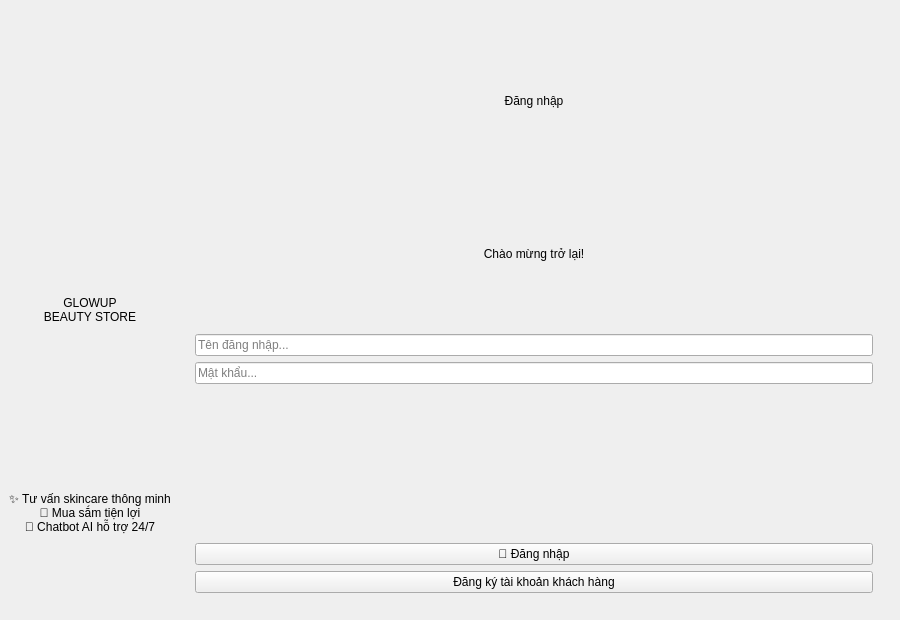
<?xml version="1.0" encoding="UTF-8"?>
<ui version="4.0">
 <class>LoginWindow</class>
 <widget class="QMainWindow" name="LoginWindow">
  <property name="geometry">
   <rect>
    <x>0</x>
    <y>0</y>
    <width>900</width>
    <height>620</height>
   </rect>
  </property>
  <property name="windowTitle">
   <string>Nhóm 5 - Beauty Store - Đăng nhập</string>
  </property>
  <widget class="QWidget" name="centralwidget">
   <layout class="QHBoxLayout" name="mainLayout">
    <item>
     <layout class="QVBoxLayout" name="leftLayout">
      <item>
       <widget class="QLabel" name="lblLogo">
        <property name="alignment">
         <set>Qt::AlignmentFlag::AlignCenter</set>
        </property>
       </widget>
      </item>
      <item>
       <widget class="QLabel" name="lblBrand">
        <property name="text">
         <string>GLOWUP
BEAUTY STORE</string>
        </property>
        <property name="alignment">
         <set>Qt::AlignmentFlag::AlignCenter</set>
        </property>
       </widget>
      </item>
      <item>
       <widget class="QLabel" name="lblTagline">
        <property name="text">
         <string>✨ Tư vấn skincare thông minh
💄 Mua sắm tiện lợi
🤖 Chatbot AI hỗ trợ 24/7</string>
        </property>
        <property name="alignment">
         <set>Qt::AlignmentFlag::AlignCenter</set>
        </property>
       </widget>
      </item>
     </layout>
    </item>
    <item>
     <layout class="QVBoxLayout" name="rightLayout">
      <item>
       <widget class="QFrame" name="cardFrame">
        <layout class="QVBoxLayout" name="cardLayout">
         <item>
          <widget class="QStackedWidget" name="stackedWidget">
           <widget class="QWidget" name="pageLogin">
            <layout class="QVBoxLayout">
             <item>
              <widget class="QLabel" name="lblTitle">
               <property name="text">
                <string>Đăng nhập</string>
               </property>
               <property name="alignment">
                <set>Qt::AlignmentFlag::AlignCenter</set>
               </property>
              </widget>
             </item>
             <item>
              <widget class="QLabel" name="lblSubtitle">
               <property name="text">
                <string>Chào mừng trở lại!</string>
               </property>
               <property name="alignment">
                <set>Qt::AlignmentFlag::AlignCenter</set>
               </property>
              </widget>
             </item>
             <item>
              <widget class="QLineEdit" name="txtUsername">
               <property name="placeholderText">
                <string>Tên đăng nhập...</string>
               </property>
              </widget>
             </item>
             <item>
              <widget class="QLineEdit" name="txtPassword">
               <property name="echoMode">
                <enum>QLineEdit::EchoMode::Password</enum>
               </property>
               <property name="placeholderText">
                <string>Mật khẩu...</string>
               </property>
              </widget>
             </item>
             <item>
              <widget class="QLabel" name="lblLoginError">
               <property name="alignment">
                <set>Qt::AlignmentFlag::AlignCenter</set>
               </property>
              </widget>
             </item>
             <item>
              <widget class="QPushButton" name="btnLogin">
               <property name="text">
                <string>🔐 Đăng nhập</string>
               </property>
              </widget>
             </item>
             <item>
              <widget class="QPushButton" name="btnRegisterSwitch">
               <property name="text">
                <string>Đăng ký tài khoản khách hàng</string>
               </property>
              </widget>
             </item>
            </layout>
           </widget>
           <widget class="QWidget" name="pageRegister">
            <layout class="QVBoxLayout">
             <item>
              <widget class="QLabel" name="lblRegTitle">
               <property name="text">
                <string>Đăng ký tài khoản</string>
               </property>
               <property name="alignment">
                <set>Qt::AlignmentFlag::AlignCenter</set>
               </property>
              </widget>
             </item>
             <item>
              <widget class="QLineEdit" name="txtRegName">
               <property name="placeholderText">
                <string>Họ và tên...</string>
               </property>
              </widget>
             </item>
             <item>
              <widget class="QLineEdit" name="txtRegPhone">
               <property name="placeholderText">
                <string>Số điện thoại...</string>
               </property>
              </widget>
             </item>
             <item>
              <widget class="QLineEdit" name="txtRegUsername">
               <property name="placeholderText">
                <string>Tên đăng nhập...</string>
               </property>
              </widget>
             </item>
             <item>
              <widget class="QLineEdit" name="txtRegPassword">
               <property name="echoMode">
                <enum>QLineEdit::EchoMode::Password</enum>
               </property>
               <property name="placeholderText">
                <string>Mật khẩu...</string>
               </property>
              </widget>
             </item>
             <item>
              <widget class="QLabel" name="lblRegError">
               <property name="alignment">
                <set>Qt::AlignmentFlag::AlignCenter</set>
               </property>
              </widget>
             </item>
             <item>
              <widget class="QPushButton" name="btnRegister">
               <property name="text">
                <string>✅ Tạo tài khoản</string>
               </property>
              </widget>
             </item>
             <item>
              <widget class="QPushButton" name="btnBackToLogin">
               <property name="text">
                <string>← Quay lại đăng nhập</string>
               </property>
              </widget>
             </item>
            </layout>
           </widget>
          </widget>
         </item>
        </layout>
       </widget>
      </item>
     </layout>
    </item>
   </layout>
  </widget>
 </widget>
 <resources/>
 <connections/>
</ui>
